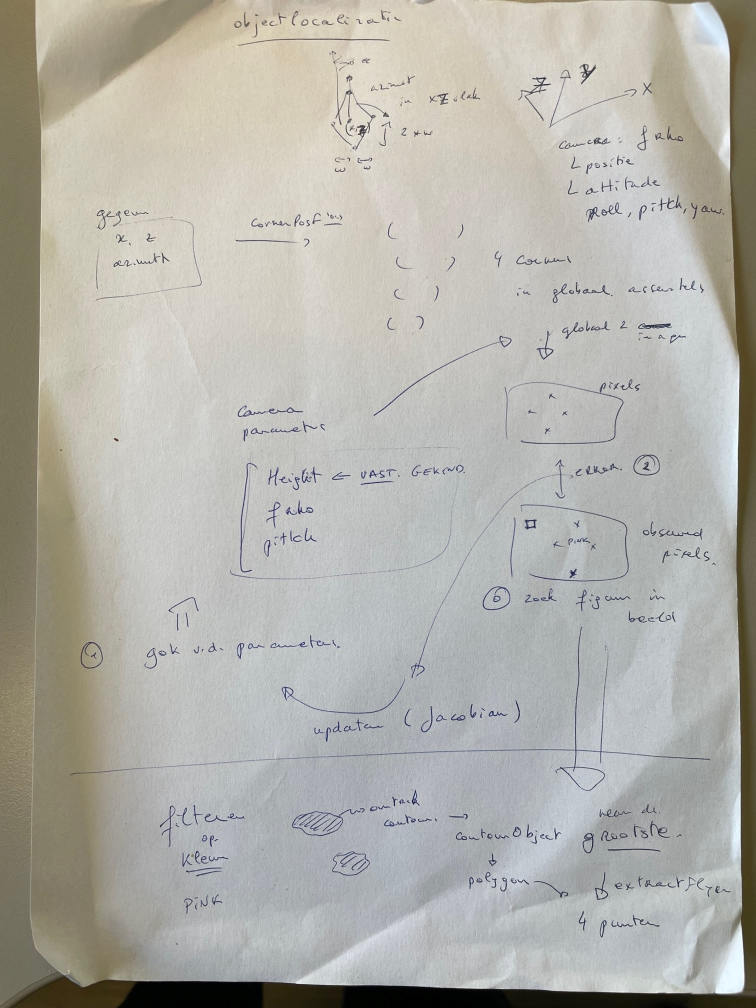
#> input picture rsPython-main/rsImaging/rsTracking/objectlocalisatie met camera.jpg, 1512 x 2016 px (shown at 1/2 size)
$ python -i ColorAnalysis.py   (imports and definitions only)   (older library calls are emulated)
#> lines starting #> are read from the running program, lines starting #| are printed output that depends on the picture
#> further down, picture is the input picture: shape (2016, 1512, 3); mean B, G, R 170, 176.8, 177.9

"""
ColorAnalysis.py
Analyze colors (RGB and HSV) of images through histograms and scatter plots

@author: Jan Lemeire
Created on Thu Mar 12 2020

about color spaces, see https://www.learnopencv.com/color-spaces-in-opencv-cpp-python/
"""

import cv2
from matplotlib import pyplot as plt
from matplotlib import colors
#from mpl_toolkits.mplot3d import Axes3D
#from matplotlib import cm
import numpy as np

# [21 lines not run here, left out]

# [1 line that did not run here, left out]
# [1 line not run here, left out]

# if bigger than RESCALE_TO we make the image smaller
RESCALE_TO = 1200
# [1 line that did not run here, left out]
# [6 lines not run here, left out]

# [1 line that did not run here, left out]

# [23 lines left out: functions show_histogram, show_HSV_histogram, not called in this run]

FACTOR = 8 # reduce

def uniquePixels(image, PRECISION):
#> called with PRECISION = 8
    height, width = image.shape[:2]
#> height = 2016; width = 1512
    pixel_colors = image.reshape((height * width, 3))
    pixel_colors = pixel_colors // PRECISION # nearby points are considered equal
    pixel_colors = np.unique(pixel_colors, axis=0) # eliminate doubles
#> pixel_colors = 1033 rows, first 8: [0, 0, 0], [0, 0, 1], [0, 0, 2], [0, 0, 3], [0, 1, 0], [0, 1, 1], [0, 1, 3], [0, 1, 4]
    pixel_colors = pixel_colors * PRECISION
#> pixel_colors = 1033 rows, first 8: [0, 0, 0], [0, 0, 8], [0, 0, 16], [0, 0, 24], [0, 8, 0], [0, 8, 8], [0, 8, 24], [0, 8, 32]
    return pixel_colors

def addScatter(image_rgb, axis, marker, toHSV = False):
    global img_hsv
    pixel_colors = uniquePixels(image_rgb, FACTOR)

    if toHSV:
        pixel_colors_img = np.uint8([pixel_colors]) #create image structure
        img_hsv = cv2.cvtColor(pixel_colors_img, cv2.COLOR_RGB2HSV)
        pixel_colors_hsv = img_hsv.reshape((np.shape(img_hsv)[0]*np.shape(img_hsv)[1], 3))
        comp1, comp2, comp3 = pixel_colors_hsv[:,0], pixel_colors_hsv[:,1], pixel_colors_hsv[:,2]
    else:
        comp1, comp2, comp3 = pixel_colors[:,0], pixel_colors[:,1], pixel_colors[:,2]
#> comp1 = 1033 values from 0 to 248; comp2 = 1033 values, max 248 at index 985, min 0 at index 0, mean 126; comp3 = 1033 values, max 248 at index 910, min 0 at index 0, mean 124.9

    norm = colors.Normalize(vmin=-1.,vmax=1.)
    norm.autoscale(pixel_colors)
    pixel_colors = norm(pixel_colors).tolist()
#> pixel_colors = 1033 items, first 6: [0, 0, 0], [0, 0, 0.0323], [0, 0, 0.0645], [0, 0, 0.0968], [0, 0.0323, 0], [0, 0.0323, 0.0323]
    axis.scatter(comp1.flatten(), comp2.flatten(), comp3.flatten(), facecolors=pixel_colors, marker=marker)


# https://realpython.com/python-opencv-color-spaces/
def show_scatter_plot(image, image2 = None, toHSV = False):
    global fig
    image_rgb = cv2.cvtColor(image, cv2.COLOR_BGR2RGB) # colors is expecting RGB

    fig = plt.figure('RGB scatter plot' if image2 is None else 'RGB scatter plot of ROI (o) and rest of image(^)')
    axis = fig.add_subplot(1, 2, 1, projection="3d")
    if toHSV:
        axis.set_xlabel("Hue"); axis.set_ylabel("Saturation"); axis.set_zlabel("Value")
    else:
        axis.set_xlabel("Red"); axis.set_ylabel("Green"); axis.set_zlabel("Blue")
  #  axis.xlim([0, 256]) INCORRECT
  #  axis.ylim([0, 256])
  #  axis.zlim([0, 256])

    addScatter(image_rgb, axis, 'o', toHSV)

    if not (image2 is None):
        image2_rgb = cv2.cvtColor(image2, cv2.COLOR_BGR2RGB)
        addScatter(image2_rgb, axis, '^', toHSV)

    plt.show()
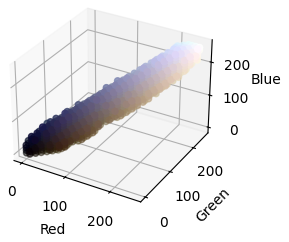
#> figure drawn by matplotlib, 1 panel


# [15 lines left out: functions inverseMask, analyzePolygon, not called in this run]


# [1 line that did not run here, left out]
x1=0; y1=0
points = []

# [54 lines left out: function on_click_show_pixel, not called in this run]


# [3 lines not run here, left out]

useRGB = False
mask_roi = None
mask_roi_inv = None

# [49 lines not run here, left out]

>>> import cv2
>>> picture = cv2.imread('rsTracking/objectlocalisatie met camera.jpg')
>>> result = show_scatter_plot(picture)
